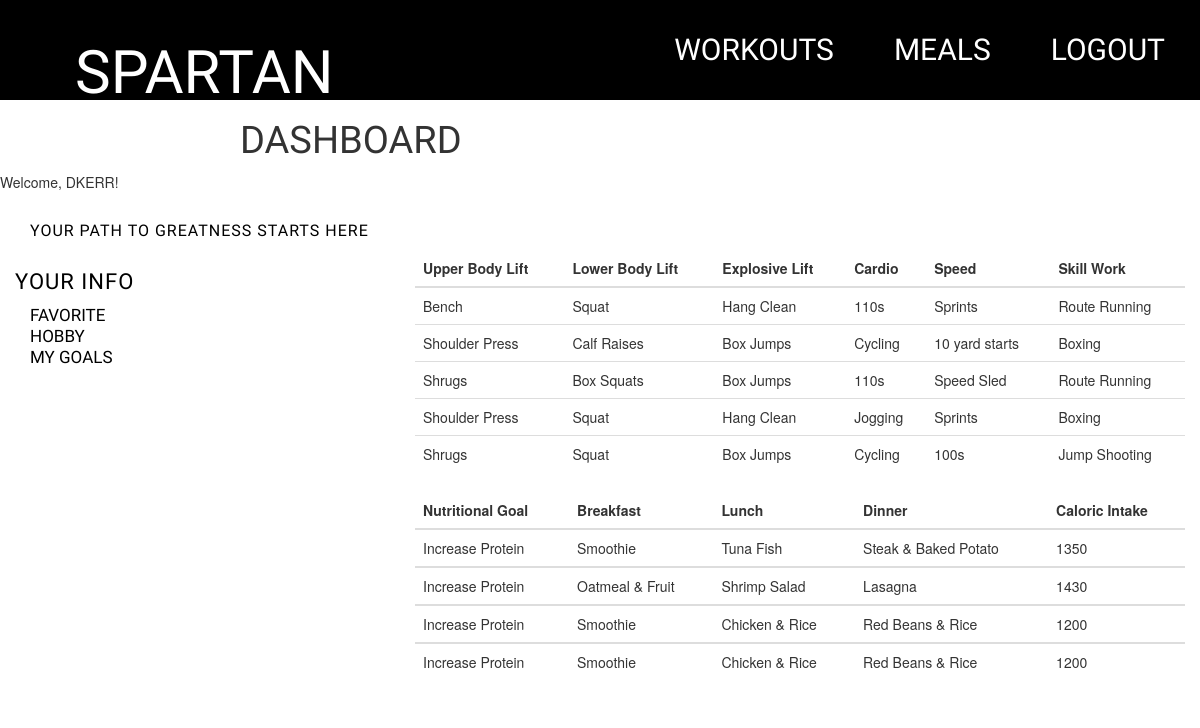
Screenshot of /user/home.html/ (signed in) with the database file from the repository.
### Spartan/models.py (models this page shows, shortened)
class User(AbstractUser):
    favorite_fitness_hobby = models.CharField(max_length=50, help_text="Basketball, Yoga, Dancing")
    profile_image = models.ImageField(upload_to="user_profile", null=True, blank=True, height_field=None,
    width_field=None)
    goal = models.CharField(max_length=30, help_text="ex: Increase Lean Muscle, Lower Bodyfat, Improve Strength")

class Workout(models.Model):
    upper_body = models.CharField(max_length=30, help_text="ex: Bench Press, Shoulder Press, Shrugs")
    lower_body = models.CharField(max_length=30, help_text="ex: Squats, Lunges, Deadlifts")
    explosive = models.CharField(max_length=30, help_text="ex: Hang Cleans, Box Jumps, Hang Snatch")
    cardio = models.CharField(max_length=30, help_text="ex: Jogging, Cycling, 110s")
    speed = models.CharField(max_length=30, help_text="ex: Sprints, 10 yard starts, Speed Sled")
    skill = models.CharField(max_length=30, help_text="ex: Boxing, Jump Shooting, Route Running")
    athlete = models.ForeignKey(User, related_name='athlete')

class Meal(models.Model):
    breakfast = models.CharField(max_length=30, help_text="ex: Fruit and Oatmeal, Bacon & Eggs, Smoothie")
    lunch =  models.CharField(max_length=30, help_text="ex: Tuna Fish, Shrimp Salad, Chicken & Rice")
    dinner = models.CharField(max_length=30, help_text="ex: Steak & Baked Potato, Spaghetti & Meatballs, Red Beans & Rice")
    daily_caloric_intake = models.IntegerField(null=True)
    goal = models.CharField(max_length=30, help_text="ex: Increase Protein, Eat less starch, Eat more vegetables")
    daily_nutrition = models.ForeignKey(User, related_name='my_meals')

### Spartan/views.py (the view)
# urls.py: url(r'^user/home.html/$', 'Spartan.views.home', name='home'),
def home(request):
    if not request.user.is_authenticated():
        return render(request, 'registration/login.html')
    else:
        workouts = Workout.objects.all
        meals = Meal.objects.all
        data = {
            'user': request.user,
            'workouts': workouts,
            'meals': meals,
        }
    return render(request, 'user/home.html', data)

### Spartan/templates/user/home.html (shortened to what this page needs)
{% extends "base.html" %}
{% load staticfiles %}
{% block css %}
<link rel="stylesheet" type="text/css" href="{% static 'css/styles.css' %}" />
{% endblock %}
{% block content %}
    <div class="header" id="content">
        <div class="navy-container">
            <div class="navbar navbar-static-top" role="navigation">
                <div class="navbar-header">
                    <a href="/">
                        <div class="navbar-brand logo">
                            <span><h2>SPARTAN</h2></span>
                        </div>
                    </a>
                </div>
                <div id="navbar" class="navbar-collapse collapse">
                    <ul class="nav navbar-nav navbar-right nav-link-grp">
                        <li>
                            <a href="{% url 'workouts' %}">
                                WORKOUTS
                            </a>
                        </li>
                        <li>
                            <a href="{% url 'meals' %}">
                                MEALS
                            </a>
                        </li>
                        <li>
                            <a href="{% url 'logout' %}">
                                LOGOUT
                            </a>
                        </li>
                    </ul>
                </div>
            </div>
        </div>
    </div>
    <div class="user-container">
        <div class="user-dash">
            <div class="container">
                <h2 id="user-dash">DASHBOARD</h2>
            </div>
            <div class="user-greeting-container">
                <div class="user-greeting">
                    Welcome, {{ user.username }}!
                </div>
            </div>
        </div>
    </div>
    <div class="dashboard-container">
        <div class="row">
            <div class="col-lg-12">
                <div class="user-panel">
                    <div class="panel-heading">
                        <h3 class="panel-title">YOUR PATH TO GREATNESS STARTS HERE</h3>
                    </div>
                </div>
            </div>
        </div>
        <div class="row">
            <div class="col-md-4" id="user-info">
                <div class="user-info-dash">
                    <div class="user-info-heading">
                        <h3 class="user-info-title">YOUR INFO</h3>
                    </div>
                    <table class="table-user">
                        <tbody class="table-user-info">
                            <tr class="info-user">
                                <td class="col-lg-4 user-info-table">FAVORITE HOBBY</td>
                                <td class="col-lg-8 user-info-value">{{ user.favorite_fitness_hobby }}</td>
                            </tr>
                            <tr class="info-user">
                                <td class="col-lg-4 user-info-table">MY GOALS</td>
                                <td class="col-lg-8 user-info-value">{{ user.goal }}</td>
                            </tr>
                        </tbody>
                    </table>
                </div>
            </div>
            <div class="col-md-8">
                    <table class="workout-table table">
                         <thead>
                            <th>
                                Upper Body Lift
                            </th>
                            <th>
                                Lower Body Lift
                            </th>
                            <th>
                                Explosive Lift
                            </th>
                            <th>
                                Cardio
                            </th>
                            <th>
                                Speed
                            </th>
                            <th>
                                Skill Work
                            </th>
                         </thead>
                        <tbody>
                        {% for workout in workouts %}
                            {% if forloop.counter < 15 %}
                                <tr>
                                <td>
                                    {{ workout.upper_body }}
                                </td>
                                <td>
                                    {{ workout.lower_body }}
                                </td>
                                <td>
                                    {{ workout.explosive }}
                                </td>
                                <td>
                                    {{ workout.cardio }}
                                </td>
                                <td>
                                    {{ workout.speed }}
                                </td>
                                <td>
                                    {{ workout.skill }}
                                </td>
                            </tr>
                            {% endif %}
                        {% endfor %}
                        </tbody>
                    </table>
                    <table class="meal-table table">
                        <thead>
                            <th>
                                Nutritional Goal
                            </th>
                            <th>
                                Breakfast
                            </th>
                            <th>
                                Lunch
                            </th>
                            <th>
                                Dinner
                            </th>
                            <th>
                                Caloric Intake
                            </th>
                        </thead>
                        <tbody>
                        {% for meal in meals %}
                            {% if forloop.counter < 15 %}
                                <tr>
                                <td>
                                    {{ meal.goal }}
                                </td>
                                <td>
                                    {{ meal.breakfast }}
                                </td>
                                <td>
                                    {{ meal.lunch }}
                                </td>
                                <td>
                                    {{ meal.dinner }}
                                </td>
                                <td>
                                    {{ meal.daily_caloric_intake }}
                                </td>
                            </tr>
                        </tbody>
                            {% endif %}
                        {% endfor %}
                    </table>
            </div>
        </div>
    </div>
{% endblock %}

### Spartan/static/css/styles.css (style rules this page uses)
h1, h2, h3, h4, h5, h6, p { font-family: 'Abel', sans-serif; }
div { display: block; }
@media (min-width: 768px) { .container { width: 750px; } }
.container { padding-right: 15px; padding-left: 15px; margin-left: auto; margin-right: auto; }
@media (min-width: 768px) { .navbar { min-height: 70px; z-index: 1000; zoom: 2; } }
.navbar-brand { padding-bottom: 0; padding-top: 0; padding-left: 0; margin-left: 20px; color: white; }
div#content.header { background-color: black; height: 100px; }
.navbar-nav>li>a { color: white; font-family: 'Abel', sans-serif; font-size: 15px; }
.navbar .navbar-collapse { min-height: 130px; margin-bottom: 0!important; }
.navy-container { width: 100%; padding-left: 35px; padding-right: 35px; }
@media (max-width: 1350px) { .navy-container { padding-left: 35px; padding-right: 35px; } }
h2#user-dash { font-size: 38px; }
.dashboard-container { padding-top: 20px; padding-right: 15px; padding-left: 15px; }
@media (min-width: 1200px) { .col-lg-12 { width: 100%; } }
h3.panel-title { font-size: 16px; color: black; letter-spacing: 1px; }
.user-info-title { font-size: 22px; color: black; letter-spacing: 1px; }
.user-info-table { font-size: 17px; color: black; line-height: 21px; font-family: 'Abel', sans-serif; }

### rows the page displays
User: username "DKERR"
Workout: upper_body "Bench", lower_body "Squat", explosive "Hang Clean", cardio "110s", speed "Sprints", skill "Route Running"
Workout: upper_body "Shoulder Press", lower_body "Calf Raises", explosive "Box Jumps", cardio "Cycling", speed "10 yard starts", skill "Boxing"
Workout: upper_body "Shrugs", lower_body "Box Squats", explosive "Box Jumps", cardio "110s", speed "Speed Sled", skill "Route Running"
Workout: upper_body "Shoulder Press", lower_body "Squat", explosive "Hang Clean", cardio "Jogging", speed "Sprints", skill "Boxing"
Workout: upper_body "Shrugs", lower_body "Squat", explosive "Box Jumps", cardio "Cycling", speed "100s", skill "Jump Shooting"
Meal: goal "Increase Protein", breakfast "Smoothie", lunch "Tuna Fish", dinner "Steak & Baked Potato", daily_caloric_intake "1350"
Meal: goal "Increase Protein", breakfast "Oatmeal & Fruit", lunch "Shrimp Salad", dinner "Lasagna", daily_caloric_intake "1430"
Meal: goal "Increase Protein", breakfast "Smoothie", lunch "Chicken & Rice", dinner "Red Beans & Rice", daily_caloric_intake "1200"
Meal: goal "Increase Protein", breakfast "Smoothie", lunch "Chicken & Rice", dinner "Red Beans & Rice", daily_caloric_intake "1200"
